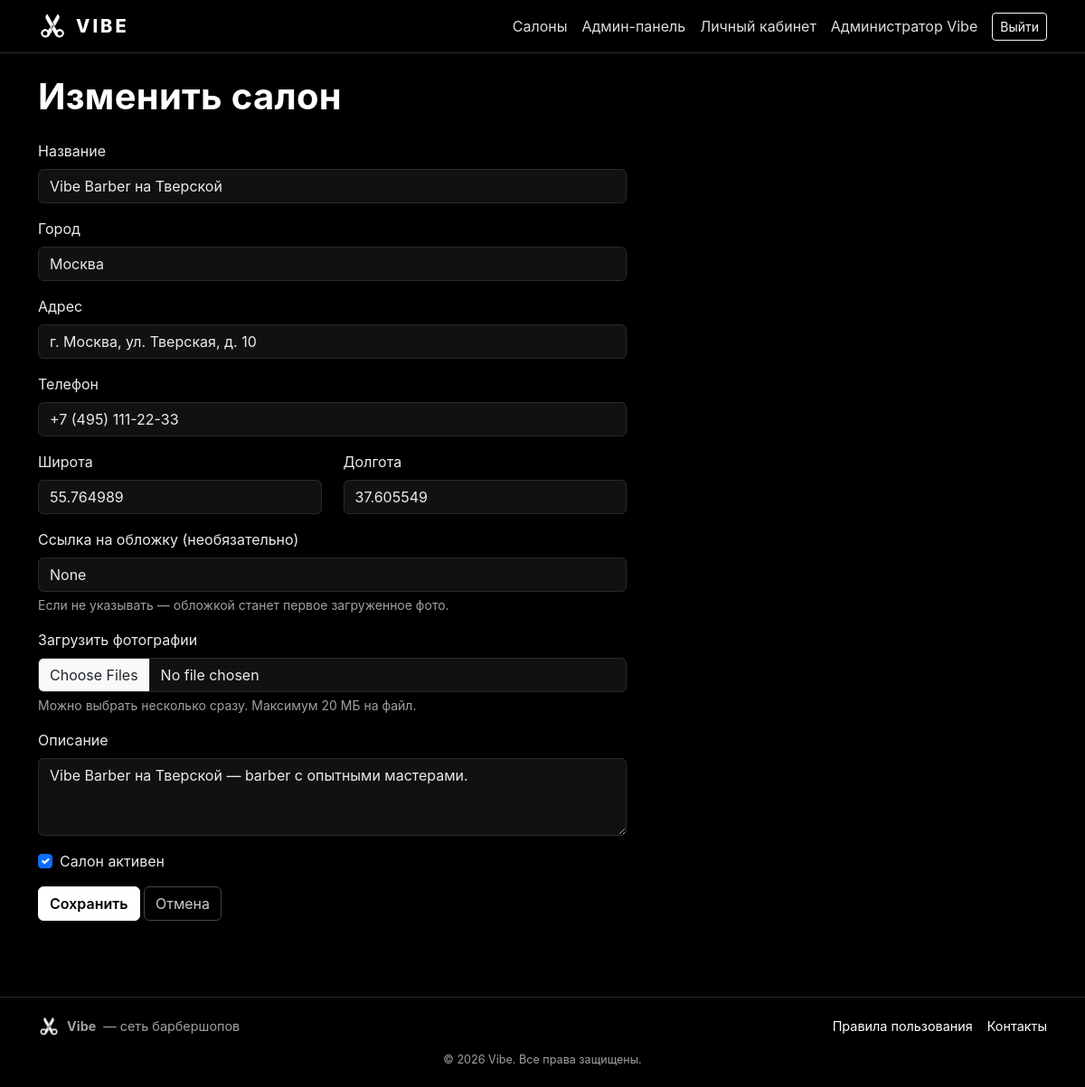
Page /admin/salons/1/edit (signed in) on the committed database.
### app/models.py (models this page shows, shortened)
class User(UserMixin, db.Model):
    __tablename__ = "users"
    id = db.Column(db.Integer, primary_key=True)
    full_name = db.Column(db.String(150), nullable=False)
    email = db.Column(db.String(150), unique=True, nullable=False, index=True)
    phone = db.Column(db.String(30), unique=True, nullable=True, index=True)
    password_hash = db.Column(db.String(255), nullable=False)
    role = db.Column(db.String(20), nullable=False, default=ROLE_CLIENT)
    salon_id = db.Column(db.Integer, db.ForeignKey("salons.id"), nullable=True)
    is_active_flag = db.Column(db.Boolean, default=True)
    created_at = db.Column(db.DateTime, default=datetime.utcnow)
    phone_verified = db.Column(db.Boolean, default=False, nullable=False)
    phone_code = db.Column(db.String(10), nullable=True)
    phone_code_expires = db.Column(db.DateTime, nullable=True)
    reset_code = db.Column(db.String(10), nullable=True)
    reset_code_expires = db.Column(db.DateTime, nullable=True)
    reset_channel = db.Column(db.String(10), nullable=True)
    salon = db.relationship("Salon", foreign_keys=[salon_id], backref="moderators")
    bookings = db.relationship("Booking", backref="client", foreign_keys="Booking.user_id")
    @property
    def is_active(self):
        return self.is_active_flag
    def is_admin(self):
        return self.role == ROLE_ADMIN

class Salon(db.Model):
    __tablename__ = "salons"
    id = db.Column(db.Integer, primary_key=True)
    city_id = db.Column(db.Integer, db.ForeignKey("cities.id"), nullable=True)
    name = db.Column(db.String(150), nullable=False)
    address = db.Column(db.String(255), nullable=False)
    phone = db.Column(db.String(30))
    description = db.Column(db.Text)
    photo_url = db.Column(db.String(500))
    latitude = db.Column(db.Float)
    longitude = db.Column(db.Float)
    kind = db.Column(db.String(20), default="barber")
    is_active = db.Column(db.Boolean, default=True)
    created_at = db.Column(db.DateTime, default=datetime.utcnow)
    services = db.relationship("Service", backref="salon", cascade="all, delete-orphan")
    specialists = db.relationship("Specialist", backref="salon", cascade="all, delete-orphan")
    bookings = db.relationship("Booking", backref="salon", cascade="all, delete-orphan")
    photos = db.relationship("SalonPhoto", backref="salon",
                             cascade="all, delete-orphan",
                             order_by="SalonPhoto.position")

class City(db.Model):
    __tablename__ = "cities"
    id = db.Column(db.Integer, primary_key=True)
    region_id = db.Column(db.Integer, db.ForeignKey("regions.id"), nullable=False)
    name = db.Column(db.String(100), nullable=False)
    latitude = db.Column(db.Float)
    longitude = db.Column(db.Float)
    salons = db.relationship("Salon", backref="city")

### app/admin.py (the view, shortened to what this page needs)
@admin_bp.route("/salons/<int:salon_id>/edit", methods=["GET", "POST"])
def salon_edit(salon_id):
    salon = Salon.query.get_or_404(salon_id)
    regions = Region.query.order_by(Region.name).all()
    return render_template("admin/salon_form.html", salon=salon, regions=regions)

### app/admin.py (called while the page is built)
@admin_bp.before_request
@login_required
@roles_required(ROLE_ADMIN)
def guard():
    pass

### app/templates/admin/salon_form.html (shortened to what this page needs)
{% extends "base.html" %}
{% block content %}
  <h1 class="fw-bold mb-4">{{ 'Изменить' if salon else 'Добавить' }} салон</h1>
  <form method="post" enctype="multipart/form-data" class="col-md-7">
    {% include "_partials/salon_form_fields.html" %}
    {% if salon %}
      <div class="form-check mb-3">
        <input type="checkbox" class="form-check-input" name="is_active"
               id="is_active" {% if salon.is_active %}checked{% endif %}>
        <label class="form-check-label" for="is_active">Салон активен</label>
      </div>
    {% endif %}
    <button type="submit" class="btn btn-brand">Сохранить</button>
    <a href="{{ url_for('admin.salons') }}" class="btn btn-outline-secondary">Отмена</a>
  </form>
{% endblock %}

### app/templates/base.html (shortened to what this page needs)
<!doctype html>
<html lang="ru">
<head>
  <link href="https://cdn.jsdelivr.net/npm/bootstrap@5.3.3/dist/css/bootstrap.min.css"
        rel="stylesheet"
>
  <link href="{{ url_for('static', filename='css/style.css') }}" rel="stylesheet">
</head>
<body>
  <nav class="navbar navbar-expand-lg navbar-dark app-navbar">
    <div class="container">
      <a class="navbar-brand" href="{{ url_for('main.index') }}">
        <img src="{{ url_for('static', filename='img/logo.png') }}" alt="Vibe">
        <span class="brand-text">Vibe</span>
      </a>
      <div class="collapse navbar-collapse" id="nav">
        <ul class="navbar-nav ms-auto align-items-lg-center">
          <li class="nav-item"><a class="nav-link" href="{{ url_for('main.index') }}">Салоны</a></li>
          {% if current_user.is_authenticated %}
            {% if current_user.is_admin() %}
              <li class="nav-item"><a class="nav-link" href="{{ url_for('admin.dashboard') }}">Админ-панель</a></li>
            {% elif current_user.is_moderator() %}
              <li class="nav-item"><a class="nav-link" href="{{ url_for('moderator.dashboard') }}">Кабинет модератора</a></li>
            {% endif %}
            <li class="nav-item"><a class="nav-link" href="{{ url_for('main.profile') }}">Личный кабинет</a></li>
            <li class="nav-item"><span class="nav-link text-light-50">{{ current_user.full_name }}</span></li>
            <li class="nav-item"><a class="btn btn-outline-light btn-sm ms-2" href="{{ url_for('auth.logout') }}">Выйти</a></li>
          {% else %}
            <li class="nav-item"><a class="nav-link" href="{{ url_for('auth.login') }}">Вход</a></li>
            <li class="nav-item"><a class="btn btn-light btn-sm ms-2" href="{{ url_for('auth.register') }}">Регистрация</a></li>
          {% endif %}
        </ul>
      </div>
    </div>
  </nav>
  <main class="container py-4">
    {% block content %}{% endblock %}
  </main>
  <footer class="vibe-footer">
    <div class="container">
      <div class="d-flex flex-wrap justify-content-between align-items-center mb-3">
        <div class="d-flex align-items-center gap-2">
          <img src="{{ url_for('static', filename='img/logo.png') }}" alt="Vibe">
          <strong>Vibe</strong> — сеть барбершопов
        </div>
        <div class="d-flex gap-3">
          <a href="{{ url_for('main.rules') }}">Правила пользования</a>
          <a href="{{ url_for('main.contacts') }}">Контакты</a>
        </div>
      </div>
      <div class="small text-light-50 text-center">© {{ now.year }} Vibe. Все права защищены.</div>
    </div>
  </footer>
</body>
</html>

### app/templates/_partials/salon_form_fields.html (shortened to what this page needs)
<div class="mb-3">
  <label class="form-label">Название</label>
  <input type="text" name="name" class="form-control"
         value="{{ salon.name if salon else '' }}" required>
</div>
<div class="mb-3">
  <label class="form-label">Город</label>
  <select name="city_id" class="form-select">
    {% for r in regions %}
      <optgroup label="{{ r.name }}">
        {% for c in r.cities %}
          <option value="{{ c.id }}"
            {% if salon and salon.city_id == c.id %}selected{% endif %}>{{ c.name }}</option>
        {% endfor %}
      </optgroup>
    {% endfor %}
  </select>
</div>
<div class="mb-3">
  <label class="form-label">Адрес</label>
  <input type="text" name="address" class="form-control"
         value="{{ salon.address if salon else '' }}" required>
</div>
<div class="mb-3">
  <label class="form-label">Телефон</label>
  <input type="text" name="phone" class="form-control"
         value="{{ salon.phone if salon else '' }}">
</div>
<div class="row">
  <div class="col-6 mb-3">
    <label class="form-label">Широта</label>
    <input type="text" name="latitude" class="form-control"
           value="{{ salon.latitude if salon else '' }}" placeholder="55.7558">
  </div>
  <div class="col-6 mb-3">
    <label class="form-label">Долгота</label>
    <input type="text" name="longitude" class="form-control"
           value="{{ salon.longitude if salon else '' }}" placeholder="37.6173">
  </div>
</div>
<div class="mb-3">
  <label class="form-label">Ссылка на обложку (необязательно)</label>
  <input type="text" name="photo_url" class="form-control"
         value="{{ salon.photo_url if salon else '' }}"
         placeholder="https://... или оставьте пустым">
  <div class="form-text text-light-50">
    Если не указывать — обложкой станет первое загруженное фото.
  </div>
</div>
<div class="mb-3">
  <label class="form-label">Загрузить фотографии</label>
  <input type="file" name="photos" class="form-control"
         multiple accept="image/png,image/jpeg,image/webp,image/gif">
  <div class="form-text text-light-50">
    Можно выбрать несколько сразу. Максимум 20 МБ на файл.
  </div>
</div>
<div class="mb-3">
  <label class="form-label">Описание</label>
  <textarea name="description" class="form-control"
            rows="3">{{ salon.description if salon else '' }}</textarea>
</div>

### app/static/css/style.css (style rules this page uses)
:root { --vibe-black: #000000; --vibe-dark: #111111; --vibe-gray: #1c1c1c; --vibe-border: #2a2a2a; --vibe-muted: #a0a0a0; --vibe-accent: #ffffff; }
* { box-sizing: border-box; }
body { background: var(--vibe-black); color: #eaeaea; font-family: -apple-system, "Segoe UI", Roboto, "Helvetica Neue", Arial, sans-serif; min-height: 100vh; display: flex; flex-direction: column; }
main { flex: 1; }
a { color: #ffffff; text-decoration: none; }
.app-navbar { background: #000 !important; border-bottom: 1px solid var(--vibe-border); }
.navbar-brand { display: flex; align-items: center; gap: 10px; }
.navbar-brand img { height: 32px; width: auto; }
.navbar-brand .brand-text { font-weight: 800; letter-spacing: 3px; text-transform: uppercase; color: #fff; }
.app-navbar .nav-link { color: #ddd !important; }
.vibe-footer { border-top: 1px solid var(--vibe-border); padding: 20px 0; margin-top: 60px; color: var(--vibe-muted); font-size: .9rem; background: #000; }
.vibe-footer img { height: 24px; width: auto; }
.text-light-50 { color: var(--vibe-muted) !important; }
h1, h2, h3, h4, h5 { color: #fff; letter-spacing: .3px; }
.btn-brand { background: #ffffff; border-color: #ffffff; color: #000; font-weight: 600; }
.btn-outline-secondary { color: #cccccc; border-color: #444; }
.form-control, .form-select { background: var(--vibe-dark); border: 1px solid var(--vibe-border); color: #eaeaea; }
.form-control::placeholder { color: #666; }

### rows in the picture
User: full_name "Администратор Vibe"
Salon: name "Vibe Barber на Тверской", city_id "Москва", address "г. Москва, ул. Тверская, д. 10", phone "+7 (495) 111-22-33", latitude "55.764989", longitude "37.605549", photo_url "None", description "Vibe Barber на Тверской — barber с опытными мастерами.", is_active "☑"

### other values in the picture
{{ 'Изменить' if salon else 'Добавить' }} "Изменить"
